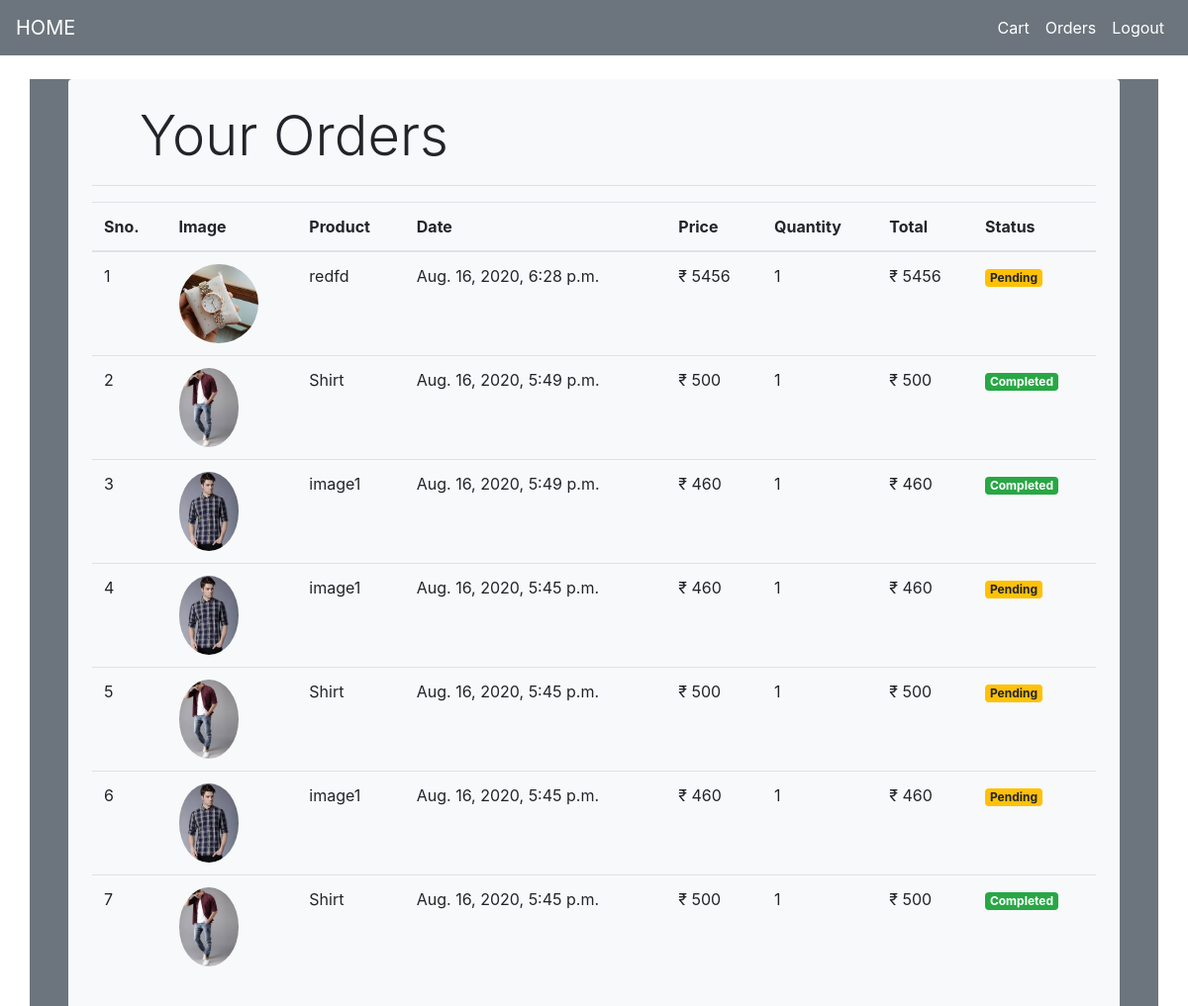
The page /orders (signed in) on the database its author committed.
### store/models/orders.py (models this page shows, shortened)
class Orders(models.Model):
    product = models.ForeignKey(Product, on_delete=models.CASCADE)
    customer = models.ForeignKey(Customer, on_delete=models.CASCADE)
    quantity = models.IntegerField(default=1)
    price = models.IntegerField()
    address = models.CharField(max_length=100, default='', blank=True)
    phone = models.CharField(max_length=20, default='', blank=True)
    date = models.DateTimeField(default=datetime.datetime.today)
    status = models.BooleanField(default=False)
    @staticmethod
    def get_orders_by_customer(customer_id):
        return Orders\
            .objects\
            .filter(customer = customer_id).order_by('date')

### store/models/product.py (models this page shows, shortened)
class Product(models.Model):
    name = models.CharField(max_length=50)
    price = models.IntegerField(default=0)
    category = models.ForeignKey(Category, on_delete=models.CASCADE, default= 1)
    description = models.CharField(max_length=200, default='', null= True, blank=True)
    image = models.ImageField(upload_to='uploads/products/')

### store/middlewares/auth.py (the view)
    def middleware(request):
        returnUrl = request.META['PATH_INFO']
        if not request.session.get('customer'):
            return redirect(f'login?return_url={returnUrl}')
        response = get_response(request)
        return response

### store/templatetags/custom_filter.py (called while the page is built)
@register.filter(name='currency')
def currency(number):
    return "₹ "+str(number)

@register.filter(name='multiply')
def multiply(number,number1):
    return number*number1

### store/views/ordersview.py (called while the page is built)
    def get(self,request):
        customer = request.session.get('customer')
        orders = Orders.get_orders_by_customer(customer)
        print(orders)
        orders = orders.reverse()
        return render(request, 'orders.html',{'orders':orders})

### store/templates/orders.html
{% extends 'base.html' %}
{% block content %}
{% load cart_filter %}
{% load custom_filter %}
<div class="container bg-secondary">
    <div class="boarder rounded p-4 m-4 bg-light">
        <p class="display-4 pl-4 ml-4">Your Orders</p>
        <hr>
        <table class="table">
            <thead>
                <tr>
                    <th>Sno.</th>
                    <th>Image</th>
                    <th>Product</th>
                    <th>Date</th>
                    <th>Price</th>
                    <th>Quantity</th>
                    <th>Total</th>
                    <th>Status</th>
                </tr>
            </thead>
            <tbody>
                {% for order in orders %}
                <tr>
                    <td>{{forloop.counter}}</td>
                    <td><img style="height:80px;" class="rounded-circle" src="{{order.product.image.url}}"></td>
                    <td>{{order.product.name}}</td>
                    <td>{{order.date}}</td>
                    <td>{{order.price|currency}}</td>
                    <td>{{order.quantity}}</td>
                    <td>{{order.quantity|multiply:order.price|currency}}</td>
                    {% if order.status %}
                    <td><small class="badge badge-success">Completed</small></td>
                    {% else %}
                    <td><small class="badge badge-warning">Pending</small></td>
                    {% endif %}
                </tr>
                {% endfor %}
            </tbody>
        </table>
    </div>
</div>
{% endblock %}

### store/templates/base.html (shortened to what this page needs)
<!doctype html>
<html lang="en">
<head>
  <link rel="stylesheet" href="https://stackpath.bootstrapcdn.com/bootstrap/4.5.2/css/bootstrap.min.css"
>
</head>
<body>
  <nav class="navbar navbar-expand-lg navbar-dark bg-secondary">
    <a class="navbar-brand" href="/">HOME</a>
    <div class="collapse navbar-collapse" id="navbarSupportedContent">
      <ul class="navbar-nav my-2 my-lg-0">
        <li class="nav-item active">
          <a class="nav-link" href="/cart">Cart <span class="sr-only">(current)</span>
          </a>
        </li>
        {% if request.session.customer%}
        <li class="nav-item active">
          <a class="nav-link" href="/orders">Orders <span class="sr-only">(current)</span></a>
        </li>
        <li class="nav-item active">
          <a class="nav-link" href="/logout">Logout <span class="sr-only">(current)</span></a>
        </li>
        {% endif %}
      </ul>
    </div>
  </nav>
  {% block content %}{% endblock %}
</body>
</html>

### rows shown on the page
Orders: product.image (picture), product.name "redfd", date "Aug. 16, 2020, 6:28 p.m.", price "₹ 5456", quantity "1", quantity|multiply "₹ 5456", status "Pending"
Orders: product.image (picture), product.name "Shirt", date "Aug. 16, 2020, 5:49 p.m.", price "₹ 500", quantity "1", quantity|multiply "₹ 500", status "Completed"
Orders: product.image (picture), product.name "image1", date "Aug. 16, 2020, 5:49 p.m.", price "₹ 460", quantity "1", quantity|multiply "₹ 460", status "Completed"
Orders: product.image (picture), product.name "image1", date "Aug. 16, 2020, 5:45 p.m.", price "₹ 460", quantity "1", quantity|multiply "₹ 460", status "Pending"
Orders: product.image (picture), product.name "Shirt", date "Aug. 16, 2020, 5:45 p.m.", price "₹ 500", quantity "1", quantity|multiply "₹ 500", status "Pending"
Orders: product.image (picture), product.name "image1", date "Aug. 16, 2020, 5:45 p.m.", price "₹ 460", quantity "1", quantity|multiply "₹ 460", status "Pending"
Orders: product.image (picture), product.name "Shirt", date "Aug. 16, 2020, 5:45 p.m.", price "₹ 500", quantity "1", quantity|multiply "₹ 500", status "Completed"
